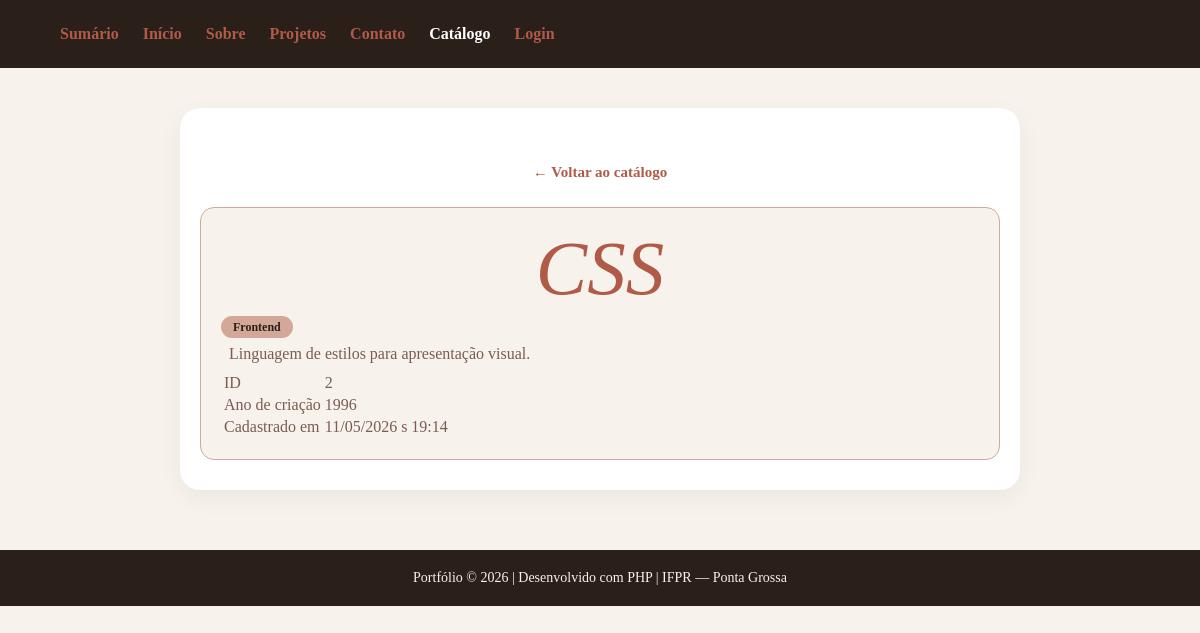
/03_pdo/detalhe.php?id=2, run on the app's committed database.
### tables this page shows
CREATE TABLE tecnologias (
    id          INT UNSIGNED  NOT NULL AUTO_INCREMENT,
    nome        VARCHAR(100)  NOT NULL,
    categoria   VARCHAR(50)   NOT NULL,
    descricao   TEXT,
    ano_criacao INT,
    status      ENUM('ativo','inativo') NOT NULL DEFAULT 'ativo',
    criado_em   DATETIME      NOT NULL DEFAULT CURRENT_TIMESTAMP,
    PRIMARY KEY (id)
);

### 03_pdo/detalhe.php (the view, shortened to what this page needs)
<?php
    require_once 'includes/conexao.php';
    $id = filter_input(INPUT_GET, 'id', FILTER_VALIDATE_INT);
    $stmt = $pdo->prepare('SELECT * FROM tecnologias WHERE id = :id');
    $stmt->execute(['id' => $id]);
    $tec = $stmt->fetch();
    $categoria = $_GET['categoria'] ?? '';
    $link_voltar = $categoria ? "index.php?categoria=" . urlencode($categoria) : "index.php";
?>
<!DOCTYPE html>
<html lang="pt-BR">
<head>
</head>
<body>
    <div class="container">
        <a class="voltar" href="<?php echo $link_voltar; ?>">← Voltar ao catálogo</a>
        <div class="card">
            <div>
                <h1>
                    <?php echo htmlspecialchars ($tec['nome']) ; ?>
                </h1>
                <span>
                    <?php echo htmlspecialchars ($tec['categoria']) ; ?>
                </span>
            </div>
            <p>
                <?php echo htmlspecialchars ($tec['descricao']) ; ?>
            </p>
            <table>
                <tr>
                    <td>ID</td>
                    <td>
                        <?php echo htmlspecialchars($tec['id']) ; ?>
                    </td>
                </tr>
                <tr>
                    <td>Ano de criação</td>
                    <td>
                        <?php echo htmlspecialchars($tec['ano_criacao']); ?>
                    </td>
                </tr>
                <tr>
                    <td>Cadastrado em</td>
                    <td>
                        <?php echo date ('d/m/Y \\s H:i', strtotime ($tec ['criado_em'])) ; ?>
                    </td>
                </tr>
            </table>
        </div>
    </div>
</body>
</html

### includes/estilo.css (style rules this page uses)
:root { --white: #ffffff; --cream: #f7f2ec; --rose: #c47a6a; --deep: #2b1f1a; --mid: #7a5c52; --accent: #b05a48; --light-mid: #d4a898; --verde: #a8e6a3; --black: #000000; }
* { margin: 0; }
body { background-color: var(--cream); font-family: 'Cormorant Garamond', serif; }
a { text-decoration: none; }
h1 { text-align: center; font-size: 77px; font-weight: 300; line-height: 1.05; margin-bottom: 8px; font-style: italic; color: var(--accent); }
.container { background-color: var(--white); border-radius: 20px; color: var(--mid); text-align: center; max-width: 800px; margin: 40px auto; padding: 30px 20px; box-shadow: 0 8px 25px rgba(0,0,0,0.05); }
.container p { margin: 8px; }
.voltar { display: inline-block; margin-top: 20px; color: var(--accent); font-weight: bold; font-size: 15px; padding: 6px 12px; border-radius: 8px; }
.card { background-color: var(--cream); border-radius: 14px; padding: 20px; margin-top: 20px; text-align: left; border: 1px solid var(--light-mid); transition: transform 0.15s ease, box-shadow 0.15s ease; }
.card span { background: var(--light-mid); color: var(--deep); padding: 4px 12px; border-radius: 20px; font-size: 12px; font-weight: bold; }
.card p { margin-top: 10px; }

### data on the page
tecnologias: nome "CSS", categoria "Frontend", descricao "Linguagem de estilos para apresentação visual.", id "2", ano_criacao "1996", criado_em "11/05/2026 s 19:14"

### other printed values
$autor "Portfólio"
